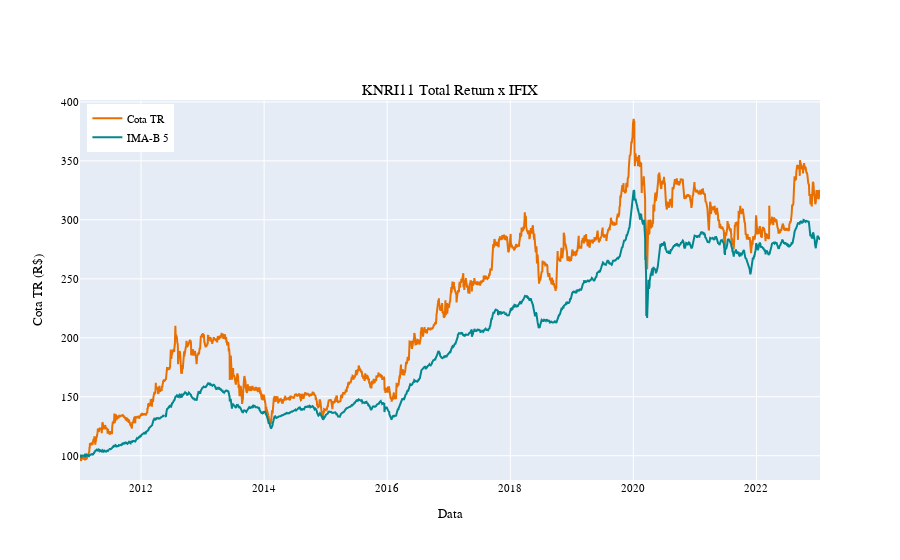

Source (notebook cell):
### Code cell
fig = go.Figure()
fig.add_trace(
    go.Scatter(
        x=cotas["datneg"],
        y=cotas["preult_tr"],
        mode="lines",
        name="Cota TR",
        line=dict(color="#e86f00"),
    )
)
fig.add_trace(
    go.Scatter(
        x=cotas["datneg"],
        y=cotas["ifix_norm"],
        mode="lines",
        name="IMA-B 5",
        line=dict(color="#02878e"),
    )
)

fig.update_layout(
    font=dict(family="Fira Code", size=11, color="black"),
    title="KNRI11 Total Return x IFIX",
    title_x=0.5,
    title_y=0.85,
    xaxis_title="Data",
    yaxis_title="Cota TR (R$)",
    legend=dict(yanchor="top", y=0.99, xanchor="left", x=0.01),
)
fig.show()

### Figure 1 — Plotly figure (JSON) as saved in the notebook; plotly's stock layout.template omitted (floating-point values rounded to 4 significant figures; data arrays with more than 128 entries replaced by an {"elided": "..."} marker saying what was removed)
{"data": [{"line": {"color": "#e86f00"}, "mode": "lines", "name": "Cota TR", "type": "scatter", "x": {"elided": "2979 str values"}, "y": {"elided": "2979 float values"}}, {"line": {"color": "#02878e"}, "mode": "lines", "name": "IMA-B 5", "type": "scatter", "x": {"elided": "2979 str values"}, "y": {"elided": "2979 float values"}}], "layout": {"font": {"color": "black", "family": "Fira Code", "size": 11}, "legend": {"x": 0.01, "xanchor": "left", "y": 0.99, "yanchor": "top"}, "title": {"text": "KNRI11 Total Return x IFIX", "x": 0.5, "y": 0.85}, "xaxis": {"title": {"text": "Data"}}, "yaxis": {"title": {"text": "Cota TR (R$)"}}}}
